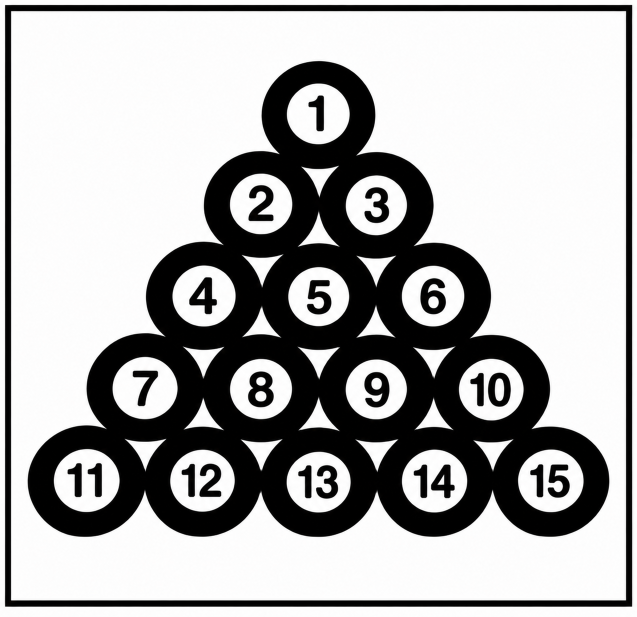
#> input picture Lab9/images/Balls.png, 1274 x 1234 px (shown at 1/2 size)
$ jupyter execute Lab9_Fahad_2240002024.ipynb
#> lines starting #> are read from the running program, lines starting #| are printed output that depends on the picture; after the words box and inside, x2 and y2 are one past the last pixel; in counts of white or black regions, pixels touching at a corner belong together
# **Lab 9 - Morphological Operations (Solution)**

**Student ID:** 2240002024

**Objective:** Apply morphological operations (erosion, dilation, opening and closing) to a new binary image, and investigate how the shape and size of the structuring element affect the result.

[cell 1]
import cv2
import numpy as np
import matplotlib.pyplot as plt

# New binary image (not the Erosion.jpg / Open_Closing.jpg used in the lab)
imgFile = 'images/Balls.png'

img = cv2.imread(imgFile, 0)
#> img: shape (1234, 1274); min 0, max 255, mean 172.4

# Otsu threshold. The balls are black on a white background, so THRESH_BINARY_INV
# is used to make the balls white (foreground), because morphology works on white objects.
_, binary = cv2.threshold(img, 0, 255, cv2.THRESH_BINARY_INV + cv2.THRESH_OTSU)
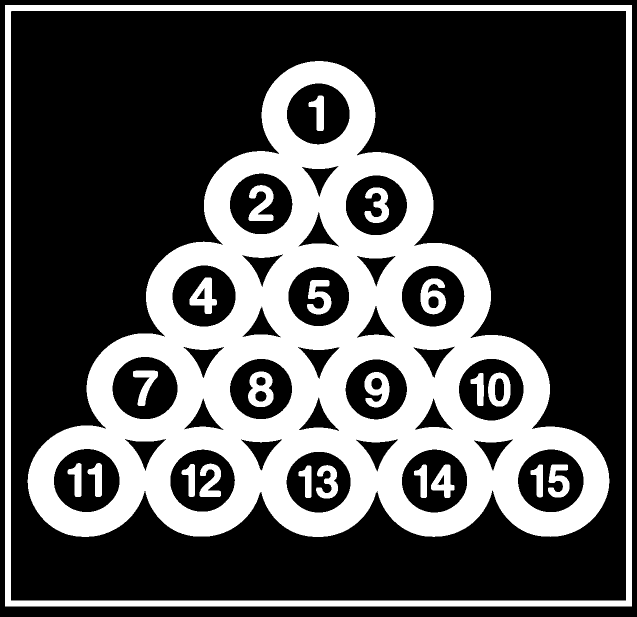
#> binary: shape (1234, 1274) (shown at 1/2 size); 31.8% white; 23 white regions, largest, box (x1, y1, x2, y2) and area: (55, 122, 1219, 1074) 408819, (10, 10, 1264, 1213) 58393, (496, 743, 547, 814) 2307
print('Image size:', img.shape)
#| Image size: (1234, 1274)

## **Task 1: Apply Morphological Operations to a New Image**

[cell 2]
# 11x11 square kernel (all ones)
kernel = np.ones((11, 11), np.uint8)

eroded  = cv2.erode(binary, kernel, iterations=1)
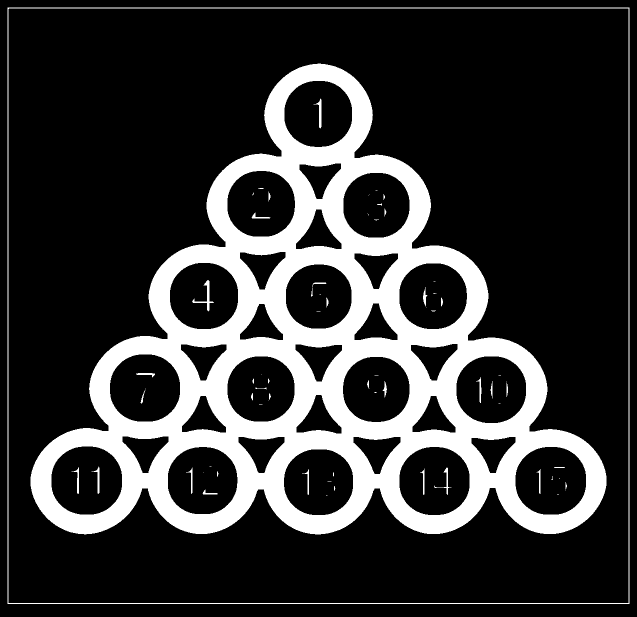
#> eroded: shape (1234, 1274) (shown at 1/2 size); 21% white; 70 white regions (33 under 20 px), largest, box (x1, y1, x2, y2) and area: (61, 127, 1213, 1069) 316519, (15, 15, 1259, 1208) 9733, (384, 560, 428, 623) 466
dilated = cv2.dilate(binary, kernel, iterations=1)
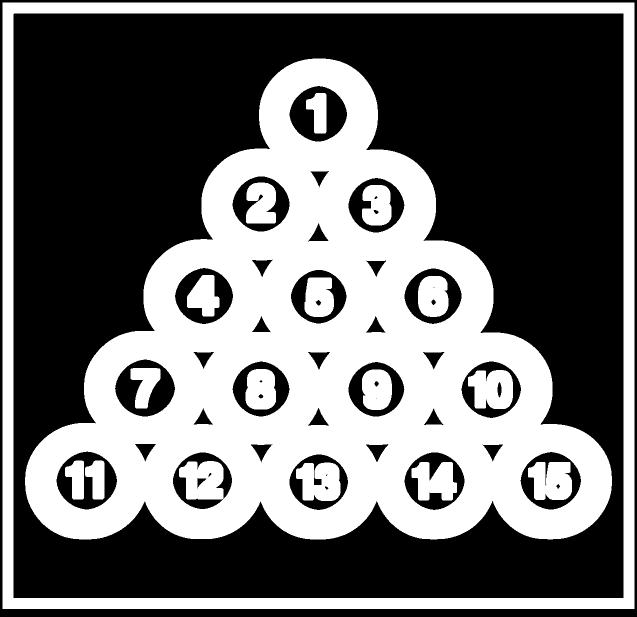
#> dilated: shape (1234, 1274) (shown at 1/2 size); 42.1% white; 17 white regions, largest, box (x1, y1, x2, y2) and area: (50, 117, 1224, 1079) 495498, (5, 5, 1269, 1218) 107053, (936, 740, 1026, 818) 5566
opening = cv2.morphologyEx(binary, cv2.MORPH_OPEN, kernel)   # erosion then dilation
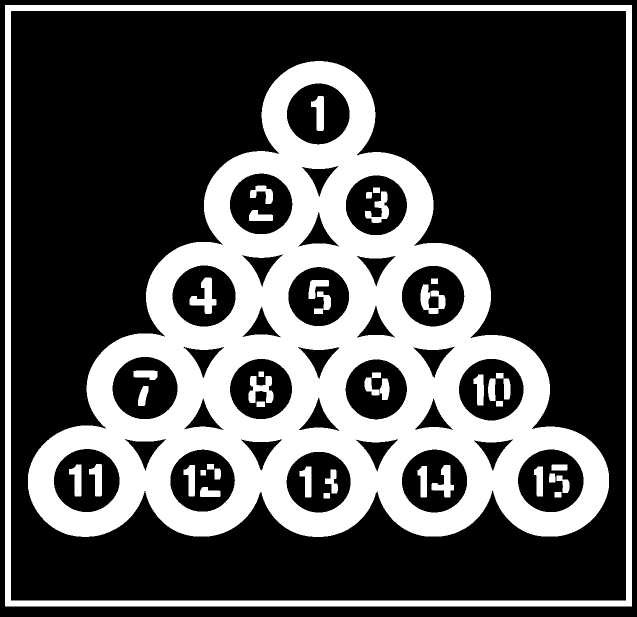
#> opening: shape (1234, 1274) (shown at 1/2 size); 31.4% white; 43 white regions, largest, box (x1, y1, x2, y2) and area: (56, 122, 1218, 1074) 408779, (10, 10, 1264, 1213) 58393, (379, 555, 433, 628) 1766
closing = cv2.morphologyEx(binary, cv2.MORPH_CLOSE, kernel)  # dilation then erosion
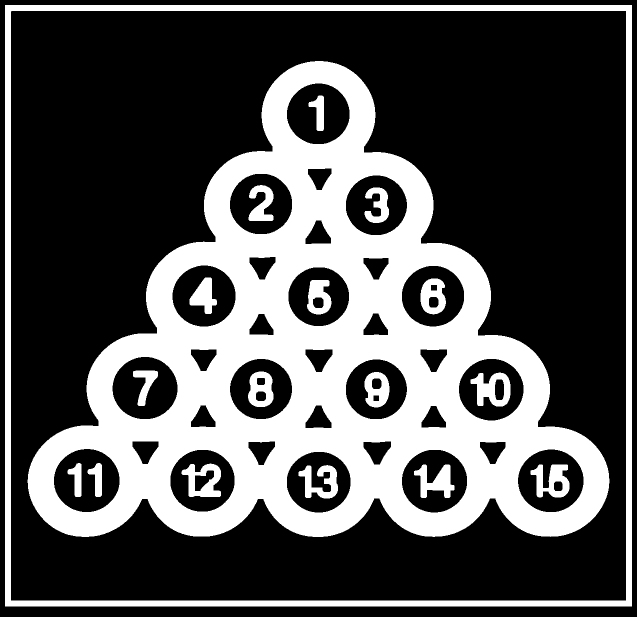
#> closing: shape (1234, 1274) (shown at 1/2 size); 32.3% white; 18 white regions, largest, box (x1, y1, x2, y2) and area: (55, 122, 1219, 1074) 414216, (10, 10, 1264, 1213) 58393, (941, 745, 1021, 813) 3106

titles = ['Original Binary', 'Erosion', 'Dilation', 'Opening', 'Closing']
images = [binary, eroded, dilated, opening, closing]

plt.figure(figsize=(18, 4))
for i in range(5):
    plt.subplot(1, 5, i + 1)
    plt.imshow(images[i], 'gray')
    plt.title(titles[i] + ' (11x11)' if i else titles[i])
    plt.axis('off')
plt.tight_layout()
plt.savefig('results/task1_result.png', dpi=110, bbox_inches='tight')
plt.show()

### Explanation (Task 1)

- **Erosion:** white objects shrink. The rings become thinner, the digits become thin and broken, the frame line (12 px) almost disappears, and the black gaps between the balls get bigger.
- **Dilation:** white objects grow. The rings, digits and frame become thicker, and the black gaps between the balls shrink to small triangles.
- **Opening (erosion then dilation):** removes white details thinner than the kernel, so thin parts of some digits break (e.g. 9 and 13). The rings and the frame are thicker than 11 px, so they keep their size.
- **Closing (dilation then erosion):** fills black details smaller than the kernel, so the black gaps between the touching balls become smaller. The rings keep almost their original size.

## **Task 2: Experiment with Structuring Elements**

[cell 3]
shapes = {'Square': cv2.MORPH_RECT, 'Cross': cv2.MORPH_CROSS, 'Ellipse': cv2.MORPH_ELLIPSE}
sizes = [3, 5, 7]

# Print the kernels of size 5x5 to see the difference between the shapes
for name, shape in shapes.items():
    print(name, '5x5:')
    print(cv2.getStructuringElement(shape, (5, 5)))
    print()
#| Original white pixels = 500374

[cell 4]
# Zoom on balls 4, 5 and 6 so the small differences are easy to see
crop = (slice(455, 740), slice(280, 1000))

def show_grid(op, op_name, out_file):
#> called with op_name = 'Erosion', out_file = 'results/task2_erosion.png'
    plt.figure(figsize=(15, 7))
    i = 1
    for name, shape in shapes.items():
        for s in sizes:
            k = cv2.getStructuringElement(shape, (s, s))
            result = op(binary, k, iterations=3)
            white = np.count_nonzero(result)
            print(f'{op_name:8s} {name:8s} {s}x{s}: white pixels = {white}')
            plt.subplot(3, 3, i)
            plt.imshow(result[crop], 'gray')
            plt.title(f'{op_name} - {name} {s}x{s}')
            plt.axis('off')
            i += 1
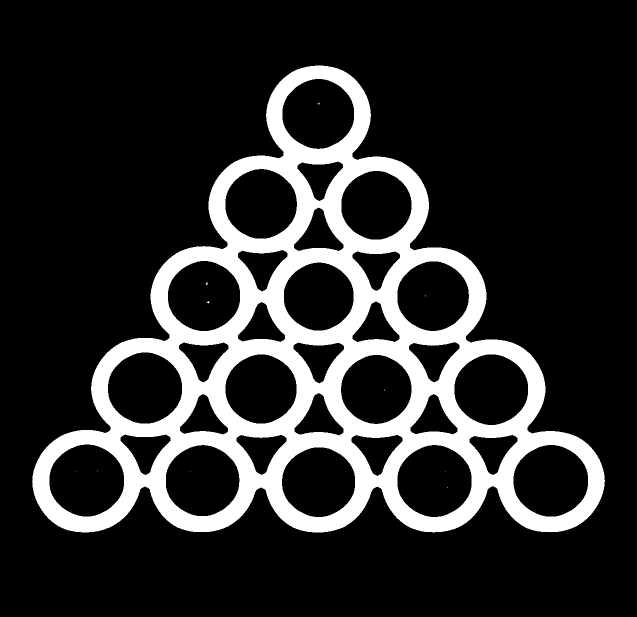
#> result: shape (1234, 1274) (shown at 1/2 size); 17.6% white; 11 white regions (10 under 20 px), largest, box (x1, y1, x2, y2) and area: (64, 131, 1210, 1065) 277161
#> after the loop, i = 10
    plt.tight_layout()
    plt.savefig(out_file, dpi=110, bbox_inches='tight')
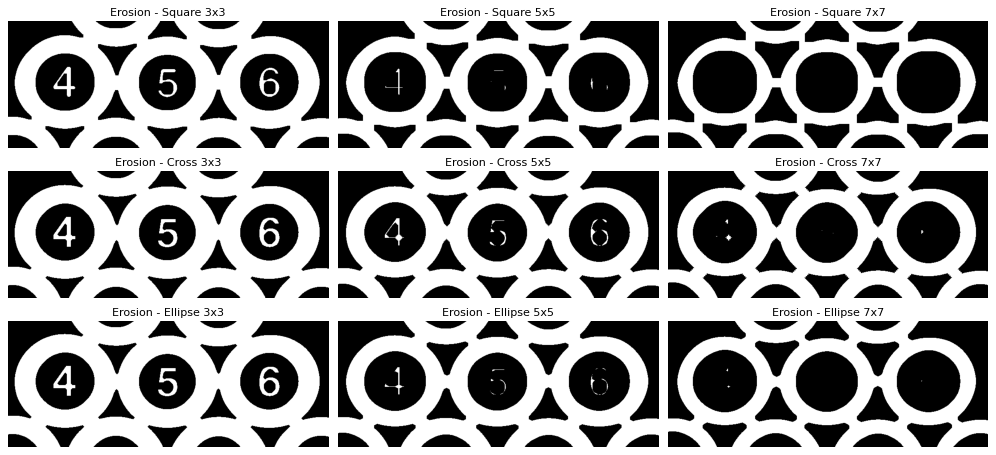
#> figure drawn by matplotlib, 9 panels
    plt.show()

print('Original white pixels =', np.count_nonzero(binary))
show_grid(cv2.erode, 'Erosion', 'results/task2_erosion.png')

[cell 5]
show_grid(cv2.dilate, 'Dilation', 'results/task2_dilation.png')
#> call 2 of show_grid, with op_name = 'Dilation', out_file = 'results/task2_dilation.png'
#> after the loop in show_grid (call 2), `for name, shape in shapes.items():`:
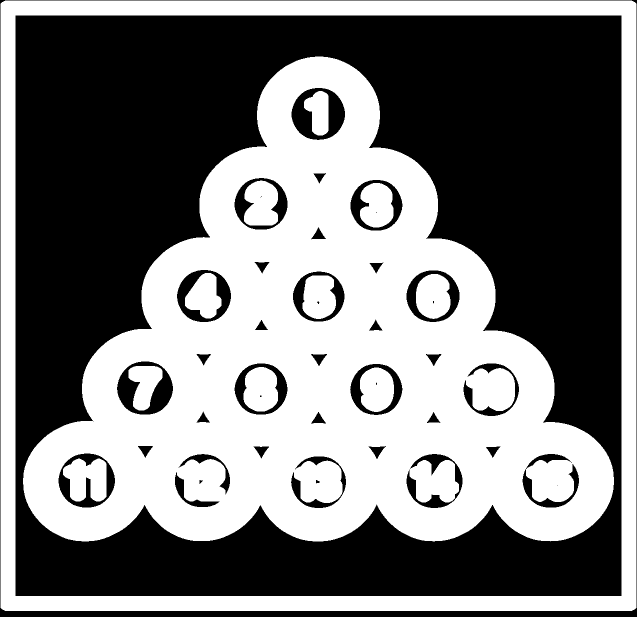
#> result: shape (1234, 1274) (shown at 1/2 size); 47.3% white; 12 white regions, largest, box (x1, y1, x2, y2) and area: (46, 113, 1228, 1083) 550585, (1, 1, 1273, 1222) 145872, (126, 917, 213, 1003) 5627
#> in show_grid (call 2), `plt.savefig(out_file, dpi=110, bbox_inches='tight')`:
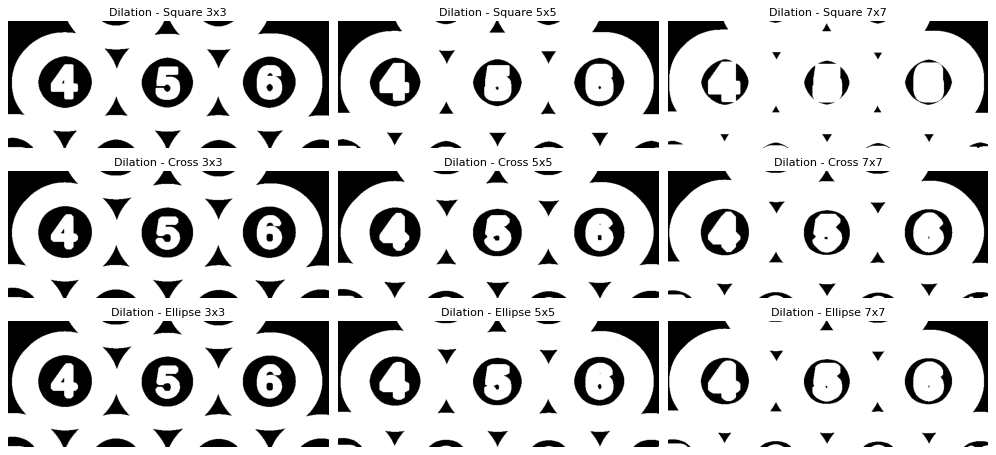
#> figure drawn by matplotlib, 9 panels
